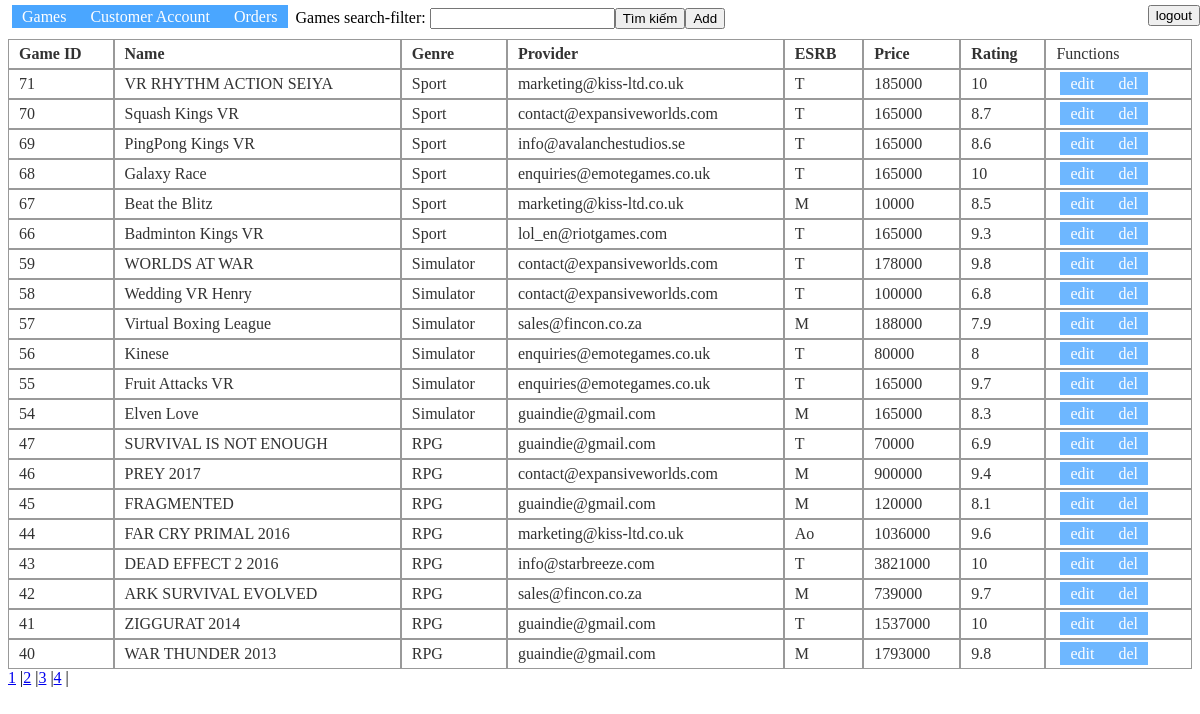
Screenshot of /adcpg.php?id=games&col=ggid&action=ASC&ac=1&page=0 (signed in) with the database file from the repository.
### tables this page shows
CREATE TABLE `games` (
  `Gid` int(11) NOT NULL,
  `Gname` varchar(1000) DEFAULT NULL,
  `GGid` int(11) DEFAULT NULL,
  `Nid` int(11) DEFAULT NULL,
  `ESRB` varchar(5) DEFAULT NULL,
  `description` text DEFAULT NULL,
  `Price` float DEFAULT NULL,
  `Rating` float DEFAULT NULL,
  `gimage` text DEFAULT NULL
);

CREATE TABLE `ggenre` (
  `GGid` int(11) NOT NULL,
  `GGname` varchar(20) DEFAULT NULL
);

CREATE TABLE `ncc` (
  `Nid` int(11) NOT NULL,
  `Nphone` varchar(11) DEFAULT NULL,
  `NBmail` varchar(100) NOT NULL
);

### nonsearch.php (the view, shortened to what this page needs)
<!doctype html>
<html>
<head>
</head>
<?php
	if(isset($_GET['id']))
	$tID = $_GET['id'];
	if(isset($_GET['col']))
	$colu= $_GET['col'];
	if(isset($_GET['action']))
	$sortie= $_GET['action'];
	$conn->query("set names utf8");
	if($_GET['ac']!=0)
	if($sortie=="DESC") $sortie="ASC";
	else $sortie="DESC";
	echo "<div class='satan'>
			<table class='wrath'>
				";
	if($tID == "games" && !isset($_POST['filth']))
	{
		$lim=20;
		if($result = $conn->query("select count(Gid) as total from $tID"))
		{
			$temp = mysqli_fetch_assoc($result);
			$totalpage= ceil($temp['total']/$lim);
		}
		$vcurpage= $_GET['page'];
		if($colu!="")
		$quer="select * from games order by $colu $sortie limit $vcurpage,$lim";
		else
		$quer="select * from games order by gid $sortie limit $vcurpage,$lim";
		$result=$conn->query($quer);
		echo '<tr><td><div class="butts2"><a href="adcpg.php?id='.$tID.'&col=gid&action='.$sortie.'&ac=1&page=0">Game ID</a></div></td>
		<td><div class="butts2"><a href="adcpg.php?id='.$tID.'&col=gname&action='.$sortie.'&ac=1&page=0">Name</a></div></td>
		<td><div class="butts2"><a href="adcpg.php?id='.$tID.'&col=ggid&action='.$sortie.'&ac=1&page=0">Genre</a></div></td>
		<td><div class="butts2"><a href="adcpg.php?id='.$tID.'&col=nid&action='.$sortie.'&ac=1&page=0">Provider</a></div></td>
		<td><div class="butts2"><a href="adcpg.php?id='.$tID.'&col=esrb&action='.$sortie.'&ac=1&page=0">ESRB</a></div></td>
		<td><div class="butts2"><a href="adcpg.php?id='.$tID.'&col=price&action='.$sortie.'&ac=1&page=0">Price</a></div></td>
		<td><div class="butts2"><a href="adcpg.php?id='.$tID.'&col=rating&action='.$sortie.'&ac=1&page=0">Rating</a></div></td>
		<td>Functions</td></tr>';
		while($row=mysqli_fetch_array($result))
		{
			echo"<tr><td>".$row['Gid']."</td>";
			echo"<td>".$row['Gname']."</td>";
			$quer2="select * from ggenre where ggid='".$row['GGid']."'";
			$result2=$conn->query($quer2);
			$meh=mysqli_fetch_array($result2);
			if($result2) {
				echo"<td>".$meh['GGname']."</td>";
				 }
			else { echo mysqli_error($conn); echo"<td>nothing</td>";}
			$quer2="select * from ncc where Nid='".$row['Nid']."'";
			$result2=$conn->query($quer2);
			$meh=mysqli_fetch_array($result2);
			if($result2) {
				echo"<td>".$meh['NBmail']."</td>";	 }
			else { echo mysqli_error($conn); echo"<td>nothing</td>";}
			echo"<td>".$row['ESRB']."</td>";
			echo"<td>".$row['Price']."</td>";
			echo"<td>".$row['Rating']."</td>";
			echo '<td> <div class="butts">';
			echo "<a href='#' onclick='openNav(".$row['Gid'].",&#039$tID&#039)'> edit </a> ";
			echo '<a href="#" onclick="Enma('.$row['Gid'].',&#039'.$tID.'&#039)"> del </a></div> </td>';
			echo "</tr> ";
		}
		echo "</table></div>";
		echo '<div style="clear: both;">';
		for($i = 0; $i < $totalpage; $i++)
		{
			echo '<a href="adcpg.php?id='.$_GET['id'].'&col='.$_GET['col'].'&action='.$sortie.'&ac=0&page='.($i*$lim).'">'.($i+1).'</a> |';
		}
		echo '</div>';
	}
	include('Edpg.php');
	?>
<body>
</body>
</html>

### adcss.css (style rules this page uses)
.butts a { text-decoration:none; padding: 3px 10px; background-color: dodgerblue; color: white; opacity: 0.8; }
.butts { padding:0 4px; float:left; }
.wrath td { padding: 5px 10px; border-color: grey; border-style: solid; border-width: 1px; background-color: white; opacity:0.8; }
.wrath { width:100%; border-spacing: 0px; }
.satan { clear: both; float:left; background-color:#FFF; background-blend-mode:multiply; width:100%; }
.butts2 a { text-decoration:none; font-weight: bold; padding: 3px auto; color: black; height:100%; }

### rows the page displays
games: Gid "71", Gname "VR RHYTHM ACTION SEIYA", GGid.GGname "Sport", Nid.NBmail "marketing@kiss-ltd.co.uk", ESRB "T", Price "185000", Rating "10"
games: Gid "70", Gname "Squash Kings VR", GGid.GGname "Sport", Nid.NBmail "contact@expansiveworlds.com", ESRB "T", Price "165000", Rating "8.7"
games: Gid "69", Gname "PingPong Kings VR", GGid.GGname "Sport", Nid.NBmail "info@avalanchestudios.se", ESRB "T", Price "165000", Rating "8.6"
games: Gid "68", Gname "Galaxy Race", GGid.GGname "Sport", Nid.NBmail "enquiries@emotegames.co.uk", ESRB "T", Price "165000", Rating "10"
games: Gid "67", Gname "Beat the Blitz", GGid.GGname "Sport", Nid.NBmail "marketing@kiss-ltd.co.uk", ESRB "M", Price "10000", Rating "8.5"
games: Gid "66", Gname "Badminton Kings VR", GGid.GGname "Sport", Nid.NBmail "lol_en@riotgames.com", ESRB "T", Price "165000", Rating "9.3"
games: Gid "59", Gname "WORLDS AT WAR", GGid.GGname "Simulator", Nid.NBmail "contact@expansiveworlds.com", ESRB "T", Price "178000", Rating "9.8"
games: Gid "58", Gname "Wedding VR Henry", GGid.GGname "Simulator", Nid.NBmail "contact@expansiveworlds.com", ESRB "T", Price "100000", Rating "6.8"
games: Gid "57", Gname "Virtual Boxing League", GGid.GGname "Simulator", Nid.NBmail "sales@fincon.co.za", ESRB "M", Price "188000", Rating "7.9"
games: Gid "56", Gname "Kinese", GGid.GGname "Simulator", Nid.NBmail "enquiries@emotegames.co.uk", ESRB "T", Price "80000", Rating "8"
games: Gid "55", Gname "Fruit Attacks VR", GGid.GGname "Simulator", Nid.NBmail "enquiries@emotegames.co.uk", ESRB "T", Price "165000", Rating "9.7"
games: Gid "54", Gname "Elven Love", GGid.GGname "Simulator", Nid.NBmail "guaindie@gmail.com", ESRB "M", Price "165000", Rating "8.3"
games: Gid "47", Gname "SURVIVAL IS NOT ENOUGH", GGid.GGname "RPG", Nid.NBmail "guaindie@gmail.com", ESRB "T", Price "70000", Rating "6.9"
games: Gid "46", Gname "PREY 2017", GGid.GGname "RPG", Nid.NBmail "contact@expansiveworlds.com", ESRB "M", Price "900000", Rating "9.4"
games: Gid "45", Gname "FRAGMENTED", GGid.GGname "RPG", Nid.NBmail "guaindie@gmail.com", ESRB "M", Price "120000", Rating "8.1"
games: Gid "44", Gname "FAR CRY PRIMAL 2016", GGid.GGname "RPG", Nid.NBmail "marketing@kiss-ltd.co.uk", ESRB "Ao", Price "1036000", Rating "9.6"
games: Gid "43", Gname "DEAD EFFECT 2 2016", GGid.GGname "RPG", Nid.NBmail "info@starbreeze.com", ESRB "T", Price "3821000", Rating "10"
games: Gid "42", Gname "ARK SURVIVAL EVOLVED", GGid.GGname "RPG", Nid.NBmail "sales@fincon.co.za", ESRB "M", Price "739000", Rating "9.7"
games: Gid "41", Gname "ZIGGURAT 2014", GGid.GGname "RPG", Nid.NBmail "guaindie@gmail.com", ESRB "T", Price "1537000", Rating "10"
games: Gid "40", Gname "WAR THUNDER 2013", GGid.GGname "RPG", Nid.NBmail "guaindie@gmail.com", ESRB "M", Price "1793000", Rating "9.8"
